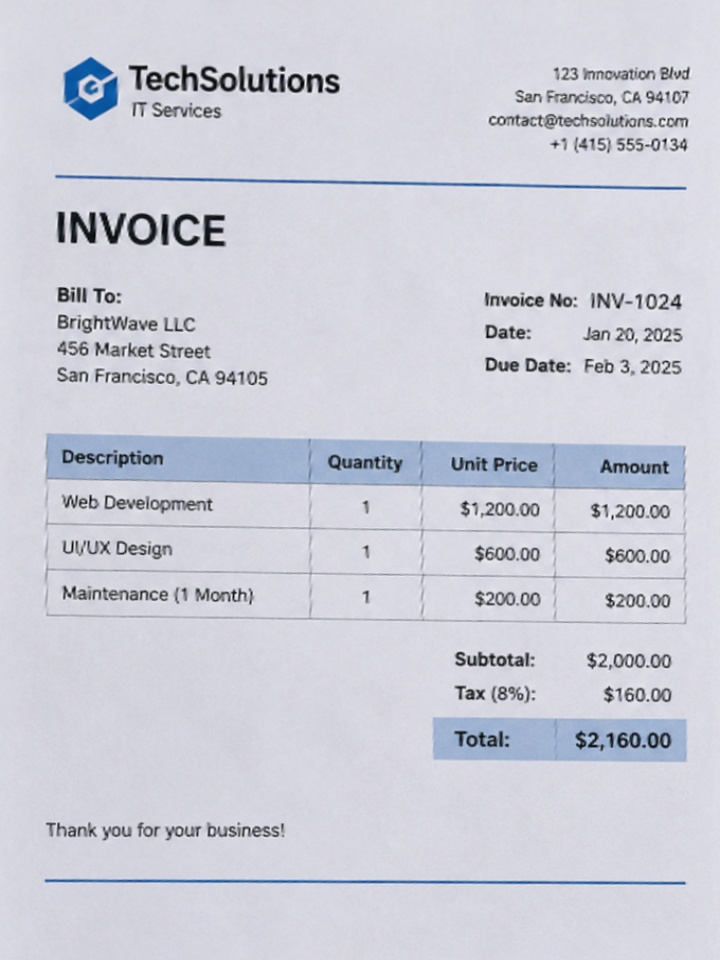
#> input picture Scanned/myImage0.jpg, 720 x 960 px, given in place of the camera
$ python Task8_Aitkaliev_Alikhan.py
#> lines starting #> are read from the running program, lines starting #| are printed output that depends on the picture; after the words box and inside, x2 and y2 are one past the last pixel; in counts of white or black regions, pixels touching at a corner belong together
import cv2 as cv
import numpy as np

cap=cv.VideoCapture(0)
k=np.ones((3, 3), np.uint8)

while True:
    _, frame = cap.read()
#> frame is the input picture: shape (960, 720, 3); mean B, G, R 216.9, 205.8, 204.6
    frame=cv.resize(frame, (480, 340))
#> frame: shape (340, 480, 3)
    gray=cv.cvtColor(frame, cv.COLOR_BGR2GRAY)
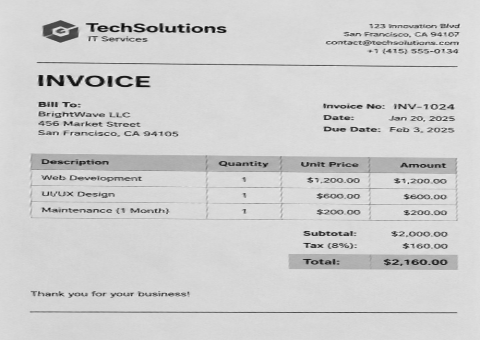
#> gray: shape (340, 480); min 3, max 244, mean 206.6

    smooth=cv.GaussianBlur(frame, (15, 15), 0)
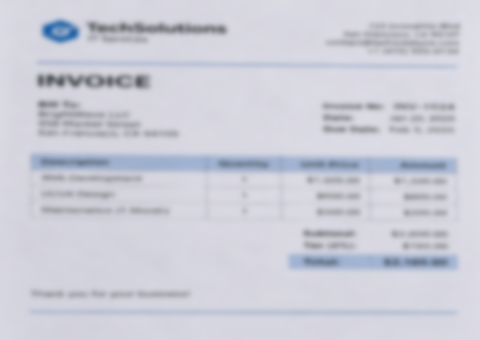
#> smooth: shape (340, 480, 3); mean B, G, R 216.8, 205.7, 204.5
    thresh=cv.threshold(gray, 90, 255, cv.THRESH_BINARY_INV)[1]
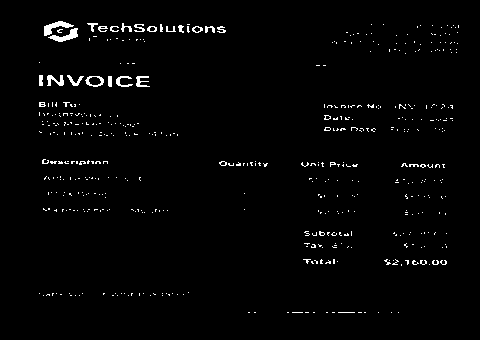
#> thresh: shape (340, 480); 1.8% white in thin lines or dots, all inside (x1, y1, x2, y2) = (39, 21, 459, 313)
    morph=cv.morphologyEx(gray, cv.MORPH_GRADIENT, k)
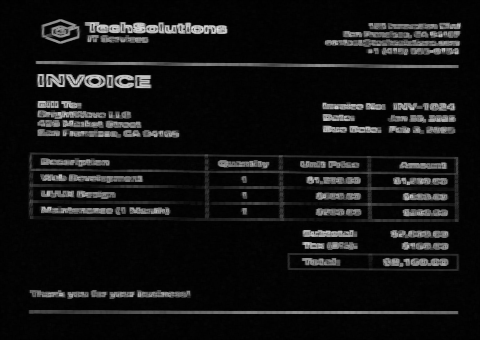
#> morph: shape (340, 480); min 0, max 230, mean 19.9

    thresh=cv.cvtColor(thresh, cv.COLOR_GRAY2BGR)
    morph=cv.cvtColor(morph, cv.COLOR_GRAY2BGR)
#> morph: shape (340, 480, 3)

    t=np.hstack((frame, smooth))
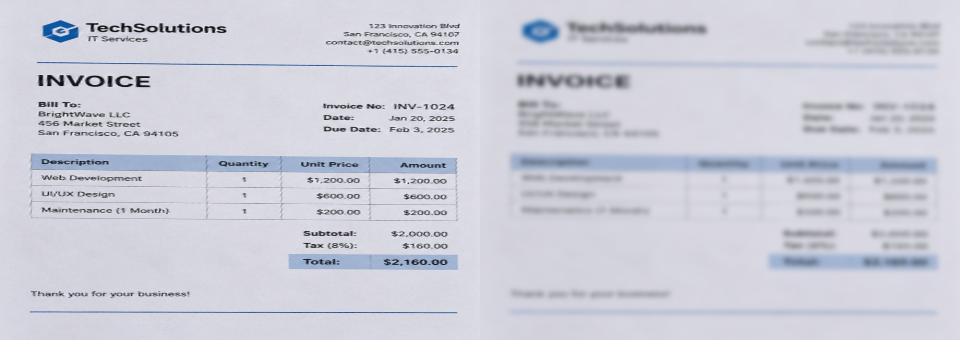
#> t: shape (340, 960, 3); mean B, G, R 216.8, 205.7, 204.5
    b=np.hstack((thresh, morph))
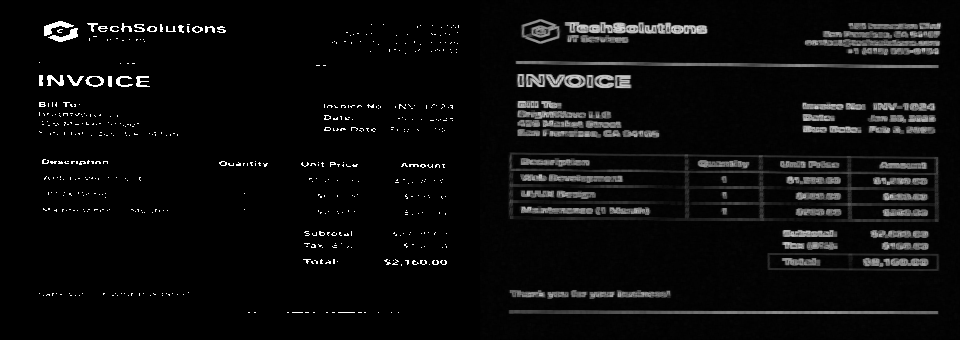
#> b: shape (340, 960, 3); min 0, max 255, mean 12.3
    cv.imshow("window", np.vstack((t, b)))
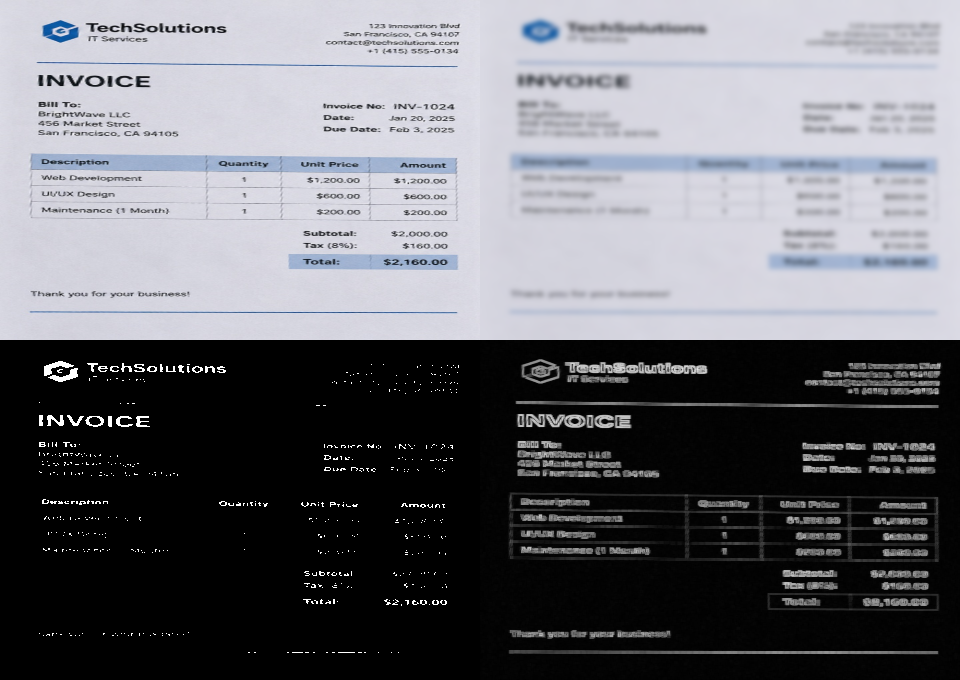
#> window 'window': shape (680, 960, 3); mean B, G, R 114.5, 109, 108.4

    if cv.waitKey(1) & 0xFF == 27:
#> (key Esc is pressed here)
        break
